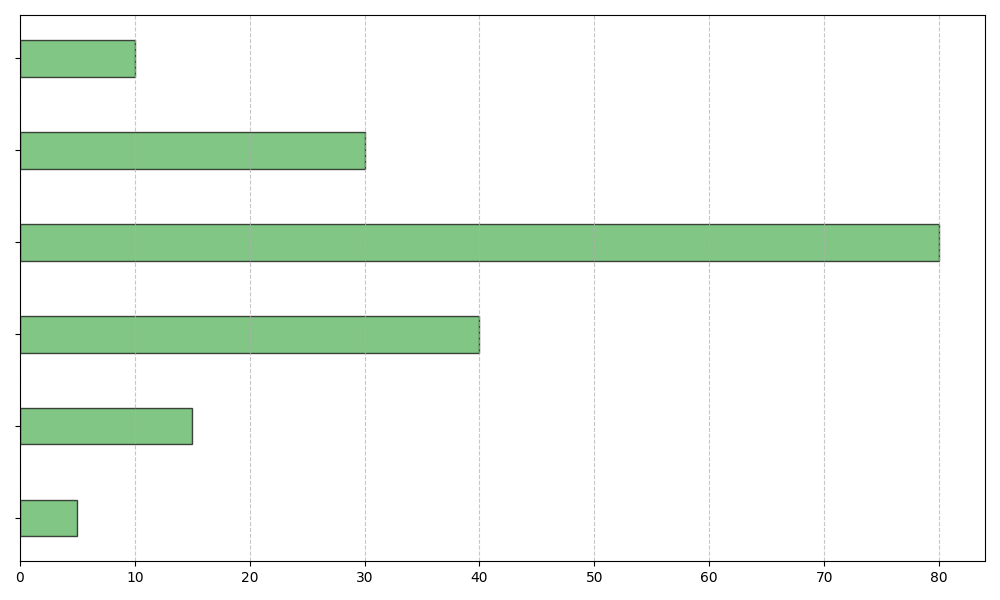

Python code for this plot:
import matplotlib.pyplot as plt
import numpy as np

hours_range = ['0-3', '4-5', '6-7', '8-9', '10-11', '12+']
weekday_sleepers = [5, 15, 40, 80, 30, 10]

y_pos = np.arange(len(hours_range))

fig, ax = plt.subplots(figsize=(10, 6))

bar_height = 0.4

new_color_weekday = '#4CAF50'

bars1 = ax.barh(y_pos, weekday_sleepers, bar_height, color=new_color_weekday, edgecolor='black', alpha=0.7)

ax.set_yticks(y_pos)
ax.set_yticklabels([''] * len(hours_range))

ax.xaxis.grid(True, linestyle='--', alpha=0.7)

plt.tight_layout()
plt.show()
